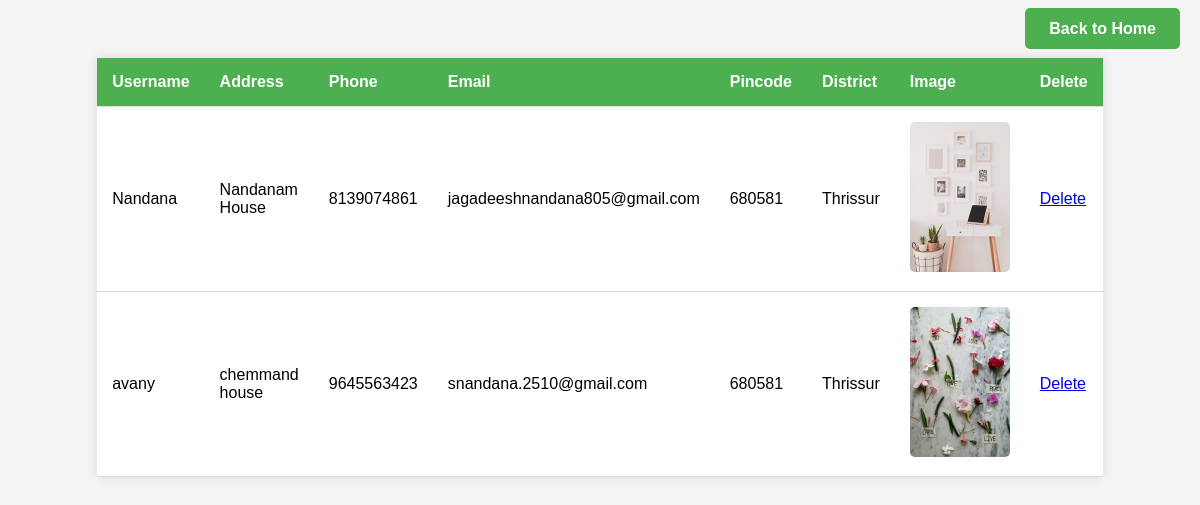
The page /userlist2/ on the database its author committed.
### POST/models.py (models this page shows, shortened)
class USER(models.Model):
    STATUS = (
        ('applied', 'Applied'),
        ('approved', 'Approved'),
        ('reject', 'Reject')
    )
    status = models.CharField(max_length=20, choices=STATUS, default='applied')
    username = models.CharField(max_length=100)
    phone = models.IntegerField()
    email = models.EmailField(unique=True)
    image = models.ImageField(upload_to='profile_images/', blank=True, null=True)  # ImageField configuration
    password = models.CharField(max_length=8)
    address = models.CharField(max_length=100)
    pincodeno = models.IntegerField()
    districtname = models.CharField(max_length=100)
    otp = models.IntegerField(null=True, blank=True)  # Store OTP for verification

### POST/views.py (the view)
# urls.py: path('userlist2/',views.userlist2,name='userlist2'),
def userlist2(request):
    user=USER.objects.all()
    return render(request,'userlist2.html',{'user':user})

### POST/templates/userlist2.html (shortened to what this page needs)
<!DOCTYPE html>
<html lang="en">
<head>
</head>
<body>
    <div class="right-align">
        <a href="/adminhome/" class="styled-button">Back to Home</a>
    </div>
    <table>
        <tr>
            <th>Username</th>
            <th>Address</th>
            <th>Phone</th>
            <th>Email</th>
            <th>Pincode</th>
            <th>District</th>
            <th>Image</th>
            <th>Delete</th>
        </tr>
        {% for user in user %}
        <tr>
            <td>{{ user.username }}</td>
            <td>{{ user.address }}</td>
            <td>{{ user.phone }}</td>
            <td>{{ user.email }}</td>
            <td>{{ user.pincodeno }}</td>
            <td>{{ user.districtname }}</td>
            <td>
                {% if user.image %}
                    <img src="{{ user.image.url }}" alt="User Image">
                {% else %}
                    <img src="/static/images/default-profile.png" alt="No Image Found">
                {% endif %}
            </td>
            <td>
                <a href="/deleteuser/{{ user.id }}">Delete</a>
            </td>
        </tr>
        {% endfor %}
    </table>
    <br>
</body>
</html>

### POST/templates/userlist2.html (style rules this page uses)
body { font-family: Arial, sans-serif; background-color: #f4f4f4; margin: 0; padding: 0; }
table { width: 80%; margin: 20px auto; border-collapse: collapse; background-color: #fff; box-shadow: 0 0 10px rgba(0, 0, 0, 0.1); }
th, td { padding: 15px; text-align: left; border-bottom: 1px solid #ddd; }
th { background-color: #4CAF50; color: white; }
img { max-width: 100px; height: auto; border-radius: 5px; }
.styled-button { background-color: #4CAF50; color: white; padding: 12px 24px; border: none; border-radius: 5px; font-size: 16px; font-weight: bold; text-align: center; cursor: pointer; transition: background-color 0.3s, transform 0.2s; text-decoration: none; }
.right-align { text-align: right; margin: 20px; }

### rows shown on the page
USER: username "Nandana", address "Nandanam House", phone "8139074861", email "jagadeeshnandana805@gmail.com", pincodeno "680581", districtname "Thrissur", image (picture)
USER: username "avany", address "chemmand house", phone "9645563423", email "snandana.2510@gmail.com", pincodeno "680581", districtname "Thrissur", image (picture)
